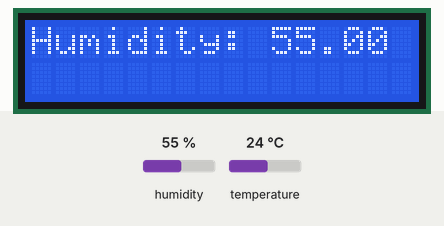
A sketch run on a simulated Arduino Uno, built with avr-gcc and run on an emulated ATmega328P. Parts: 16×2 character LCD. The inputs (shaded band) are chosen by the test bench; at power-on: temperature 24 °C, humidity 55 %.

Above: at 2.7 s.
2.8 s: temperature set to 41 °C
At 10.1 s:
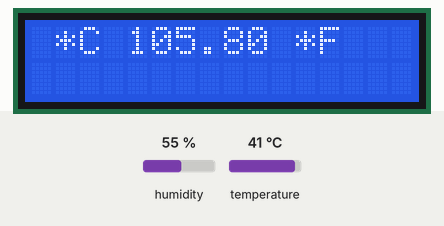
10.7 s: temperature set to 12 °C
At 14.0 s:
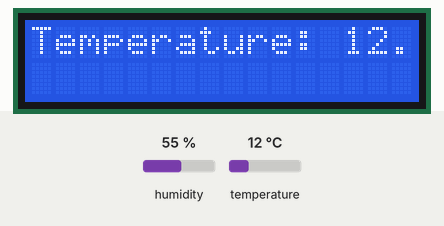
17.1 s: temperature set to 19 °C
At 23.1 s:
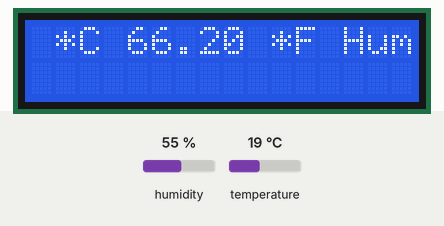
Timing chart, 0 to 24.6 s (numbered marks = the images above; inputs shaded):
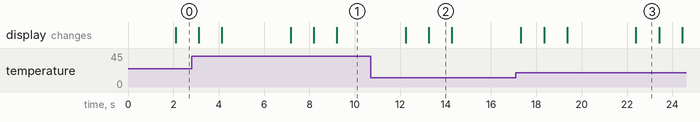

Measured:
- what the display in image 2 shows lasts 1.0 s, from 13.3 s to 14.3 s

The sketch:

Temperature.ino
```cpp
#include "DHT.h"
#define DHTPIN 6  // what pin we're connected to
#define DHTTYPE DHT11  // DHT 22  (AM2302)
#include<Wire.h>
#include<LiquidCrystal_I2C.h>

LiquidCrystal_I2C lcd(0x3f,16,2);
DHT dht(DHTPIN, DHTTYPE);


void setup() {
  lcd.init();
  lcd.backlight();
  lcd.setCursor(0,0);
}

void loop() {
  // Wait a few seconds between measurements.
  delay(2000);

  // Reading temperature or humidity takes about 250 milliseconds!
  // Sensor readings may also be up to 2 seconds 'old' (its a very slow sensor)
  float h = dht.readHumidity();
  // Read temperature as Celsius
  float t = dht.readTemperature();
  // Read temperature as Fahrenheit
  float f = dht.readTemperature(true);

  // Check if any reads failed and exit early (to try again).
  if (isnan(h) || isnan(t) || isnan(f)) {
    lcd.print("Failed to read from DHT sensor!");
    return;
  }


  lcd.print("Humidity: ");
  lcd.print(h);
  delay(1000);
  lcd.clear();
  lcd.print("Temperature: ");
  lcd.print(t);
  delay(1000);
  lcd.clear();
  lcd.print(" *C ");
  lcd.print(f);
  lcd.print(" *F\t");


delay(1000);
}
```
